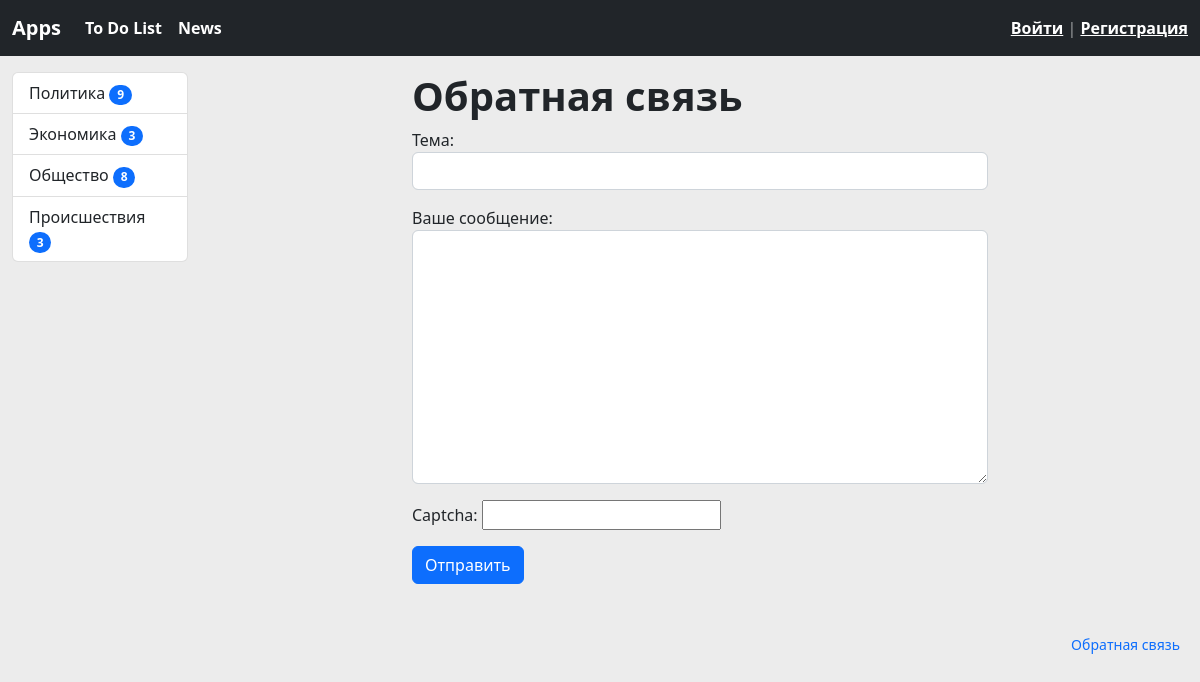
The app's page /app/news/contact/ with its own data.
### news/models.py (models this page shows, shortened)
class Category(models.Model):
    title = models.CharField(max_length=150, db_index=True, verbose_name='Название категории')
    def get_absolute_url(self):
        return reverse('news:category', kwargs={'category_id': self.pk})
    class Meta:
        verbose_name = 'Категория'
        verbose_name_plural = 'Категории'
        ordering = ['id']

### news/views.py (the view)
# urls.py: path('contact/', views.contact, name='contact'),
def contact(request):
    title = 'Обратная связь'
    if request.method == 'POST':
        form = ContactForm(request.POST)
        if form.is_valid():
            mail = send_mail(form.cleaned_data['subject'], form.cleaned_data['content'],'gerryknight@yandex.ru',
                             ['kondratieph@gmail.com'], fail_silently=True)
            if mail:
                messages.success(request, 'Ваше сообщение отправлено!')
                return redirect('news:contact')
            else:
                messages.error(request, 'Ошибка отправки!')
        else:
            messages.error(request, 'Вы ввели некорректные данные!')
    else:
        form = ContactForm()
    return render(request, 'news/news_contact.html', {'form': form, 'title': title})

### news/forms.py
class ContactForm(forms.Form):
    subject = forms.CharField(label='Тема',
                               widget=forms.TextInput(attrs={'class': 'form-control'}))
    content = forms.CharField(label='Ваше сообщение',
                               widget=forms.Textarea(attrs={'class': 'form-control', 'rows': 10}))
    captcha = CaptchaField(label='Введите текст с картинки')

### news/templatetags/news_tags.py (called while the page is built)
@register.simple_tag(name='get_list_categories')
def get_categories():
    return Category.objects.annotate(cnt=Count('news', filter=F('news__is_published'))).filter(cnt__gt=0)

### news/templates/news/news_contact.html (shortened to what this page needs)
{% extends "base.html" %}
{% load news_tags %}
{% block main %}
<div class="container-fluid mb-3">
  <div class="row">
    <div class="col-md-2 pt-3">
        {% include 'inc/_sidebar.html' %}
    </div>
    <div class="col-md-6 pt-3 container-fluid">
                <div class="col">
                    <h1><b>{{ title }}</b></h1>
                    <form method="post">
                        {{ form.as_p }}
                        <button type="submit" class="btn btn-primary btn-block">Отправить</button>
                    </form>
                </div>
    </div>
  </div>
</div>
{% endblock %}

### news/templates/inc/_sidebar.html
{% load news_tags %}
<div class="list-group">
    {% get_list_categories as categories %}
    {% for item in categories %}
    <a href="{{ item.get_absolute_url }}" class="list-group-item list-group-item-action">{{ item.title }}
    <span class="badge bg-primary rounded-pill">{{ item.cnt }}</span>
    </a>
    {% endfor%}
</div>
<br>

### demo/static/css/style.css (style rules this page uses)
body { background-color: #ececec; }

### records on screen
Category: title "Политика", cnt "9"
Category: title "Экономика", cnt "3"
Category: title "Общество", cnt "8"
Category: title "Происшествия", cnt "3"

### other values on screen
{{ title }} "Обратная связь"
